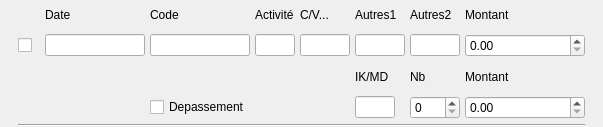
<?xml version="1.0" encoding="UTF-8"?>
<ui version="4.0">
 <class>Tools::FspPrinterDialogAmounts</class>
 <widget class="QWidget" name="Tools::FspPrinterDialogAmounts">
  <property name="geometry">
   <rect>
    <x>0</x>
    <y>0</y>
    <width>603</width>
    <height>127</height>
   </rect>
  </property>
  <property name="windowTitle">
   <string>Dialog</string>
  </property>
  <layout class="QGridLayout" name="gridLayout_2">
   <property name="margin">
    <number>0</number>
   </property>
   <property name="spacing">
    <number>5</number>
   </property>
   <item row="0" column="0">
    <layout class="QGridLayout" name="gridLayout">
     <item row="0" column="1">
      <widget class="QLabel" name="label">
       <property name="text">
        <string>Date</string>
       </property>
      </widget>
     </item>
     <item row="0" column="2">
      <widget class="QLabel" name="label_2">
       <property name="text">
        <string>Code</string>
       </property>
      </widget>
     </item>
     <item row="0" column="3">
      <widget class="QLabel" name="label_6">
       <property name="text">
        <string>Activité</string>
       </property>
      </widget>
     </item>
     <item row="0" column="4">
      <widget class="QLabel" name="label_7">
       <property name="text">
        <string>C/V...</string>
       </property>
      </widget>
     </item>
     <item row="0" column="5">
      <widget class="QLabel" name="label_8">
       <property name="text">
        <string>Autres1</string>
       </property>
      </widget>
     </item>
     <item row="0" column="6">
      <widget class="QLabel" name="label_9">
       <property name="text">
        <string>Autres2</string>
       </property>
      </widget>
     </item>
     <item row="0" column="7">
      <widget class="QLabel" name="label_10">
       <property name="text">
        <string>Montant</string>
       </property>
      </widget>
     </item>
     <item row="1" column="0">
      <widget class="QCheckBox" name="checkBox">
       <property name="minimumSize">
        <size>
         <width>22</width>
         <height>0</height>
        </size>
       </property>
       <property name="maximumSize">
        <size>
         <width>22</width>
         <height>16777215</height>
        </size>
       </property>
       <property name="text">
        <string/>
       </property>
      </widget>
     </item>
     <item row="1" column="1">
      <widget class="Utils::ModernDateEditor" name="lineEdit">
       <property name="minimumSize">
        <size>
         <width>100</width>
         <height>0</height>
        </size>
       </property>
       <property name="maximumSize">
        <size>
         <width>100</width>
         <height>16777215</height>
        </size>
       </property>
      </widget>
     </item>
     <item row="1" column="2">
      <widget class="QLineEdit" name="lineEdit_2">
       <property name="minimumSize">
        <size>
         <width>100</width>
         <height>0</height>
        </size>
       </property>
       <property name="maximumSize">
        <size>
         <width>100</width>
         <height>16777215</height>
        </size>
       </property>
      </widget>
     </item>
     <item row="1" column="3">
      <widget class="QLineEdit" name="lineEdit_3">
       <property name="minimumSize">
        <size>
         <width>40</width>
         <height>0</height>
        </size>
       </property>
       <property name="maximumSize">
        <size>
         <width>40</width>
         <height>16777215</height>
        </size>
       </property>
      </widget>
     </item>
     <item row="1" column="4">
      <widget class="QLineEdit" name="lineEdit_4">
       <property name="minimumSize">
        <size>
         <width>50</width>
         <height>0</height>
        </size>
       </property>
       <property name="maximumSize">
        <size>
         <width>50</width>
         <height>16777215</height>
        </size>
       </property>
      </widget>
     </item>
     <item row="1" column="5">
      <widget class="QLineEdit" name="lineEdit_5">
       <property name="minimumSize">
        <size>
         <width>50</width>
         <height>0</height>
        </size>
       </property>
       <property name="maximumSize">
        <size>
         <width>50</width>
         <height>16777215</height>
        </size>
       </property>
      </widget>
     </item>
     <item row="1" column="6">
      <widget class="QLineEdit" name="lineEdit_6">
       <property name="minimumSize">
        <size>
         <width>50</width>
         <height>0</height>
        </size>
       </property>
       <property name="maximumSize">
        <size>
         <width>50</width>
         <height>16777215</height>
        </size>
       </property>
      </widget>
     </item>
     <item row="1" column="7">
      <widget class="QDoubleSpinBox" name="doubleSpinBox">
       <property name="minimumSize">
        <size>
         <width>120</width>
         <height>0</height>
        </size>
       </property>
       <property name="maximumSize">
        <size>
         <width>120</width>
         <height>16777215</height>
        </size>
       </property>
       <property name="minimum">
        <double>0.000000000000000</double>
       </property>
       <property name="maximum">
        <double>9999.989999999999782</double>
       </property>
       <property name="value">
        <double>0.000000000000000</double>
       </property>
      </widget>
     </item>
     <item row="2" column="5">
      <widget class="QLabel" name="label_3">
       <property name="text">
        <string>IK/MD</string>
       </property>
      </widget>
     </item>
     <item row="2" column="6">
      <widget class="QLabel" name="label_4">
       <property name="text">
        <string>Nb</string>
       </property>
      </widget>
     </item>
     <item row="2" column="7">
      <widget class="QLabel" name="label_5">
       <property name="text">
        <string>Montant</string>
       </property>
      </widget>
     </item>
     <item row="3" column="2">
      <widget class="QCheckBox" name="checkBox_2">
       <property name="text">
        <string>Depassement</string>
       </property>
      </widget>
     </item>
     <item row="3" column="5">
      <widget class="QLineEdit" name="lineEdit_7">
       <property name="minimumSize">
        <size>
         <width>40</width>
         <height>0</height>
        </size>
       </property>
       <property name="maximumSize">
        <size>
         <width>40</width>
         <height>16777215</height>
        </size>
       </property>
      </widget>
     </item>
     <item row="3" column="6">
      <widget class="QSpinBox" name="spinBox">
       <property name="minimumSize">
        <size>
         <width>50</width>
         <height>0</height>
        </size>
       </property>
       <property name="maximumSize">
        <size>
         <width>50</width>
         <height>16777215</height>
        </size>
       </property>
      </widget>
     </item>
     <item row="3" column="7">
      <widget class="QDoubleSpinBox" name="doubleSpinBox_2">
       <property name="minimumSize">
        <size>
         <width>120</width>
         <height>0</height>
        </size>
       </property>
       <property name="maximumSize">
        <size>
         <width>120</width>
         <height>16777215</height>
        </size>
       </property>
       <property name="maximum">
        <double>9999.989999999999782</double>
       </property>
      </widget>
     </item>
     <item row="4" column="0" colspan="8">
      <widget class="Line" name="line">
       <property name="orientation">
        <enum>Qt::Horizontal</enum>
       </property>
      </widget>
     </item>
    </layout>
   </item>
  </layout>
 </widget>
 <customwidgets>
  <customwidget>
   <class>Utils::ModernDateEditor</class>
   <extends>QLineEdit</extends>
   <header location="global">utils/widgets/moderndateeditor.h</header>
  </customwidget>
 </customwidgets>
 <resources/>
 <connections/>
</ui>
